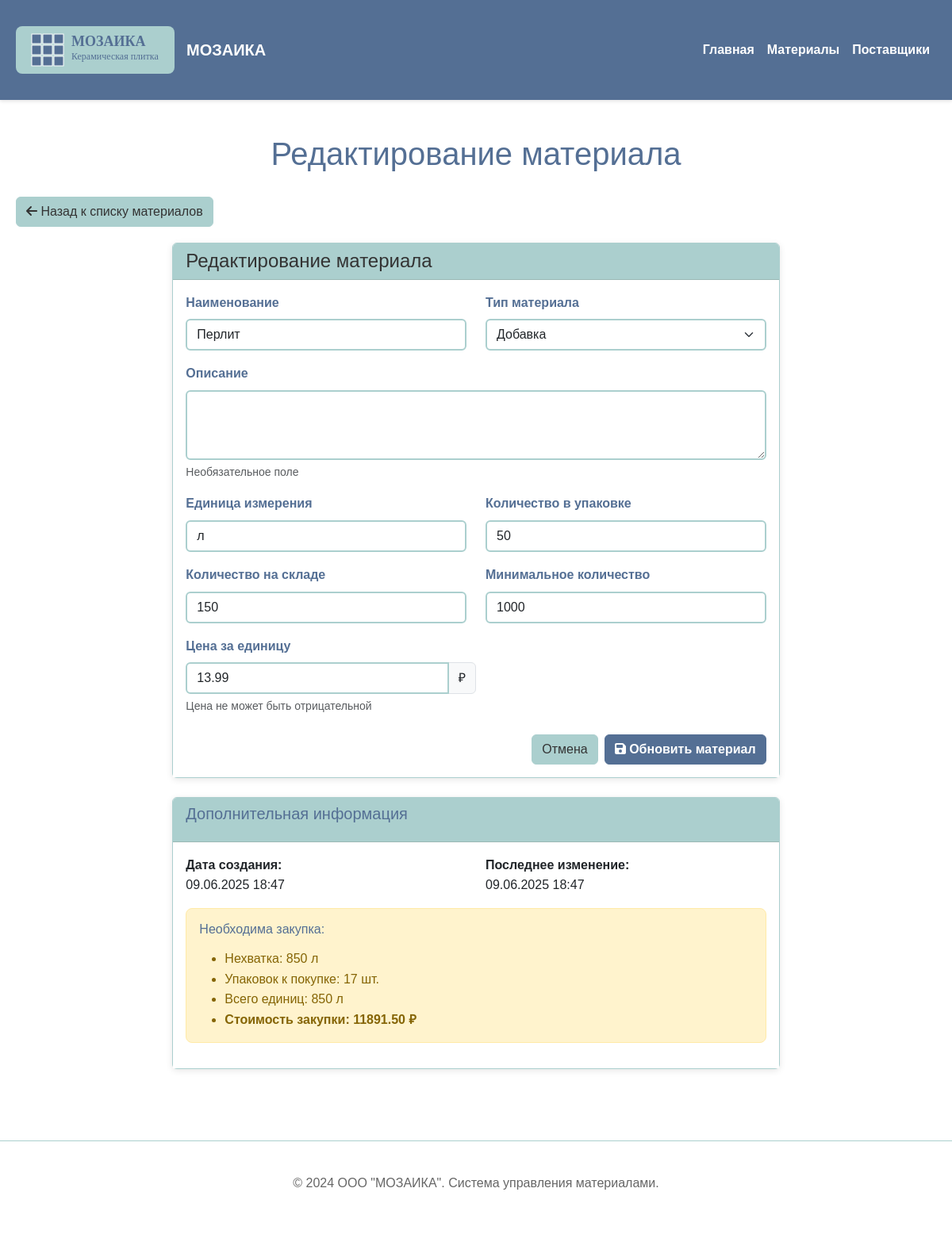
The app's page /material/edit/5 with its own data.
### models.py (models this page shows, shortened)
class Material(db.Model):
    __tablename__ = 'materials'
    id = db.Column(db.Integer, primary_key=True)
    name = db.Column(db.String(200), nullable=False)
    type_id = db.Column(db.Integer, db.ForeignKey('material_types.id'), nullable=False)
    description = db.Column(db.Text)
    unit_of_measure = db.Column(db.String(20), nullable=False)  # единица измерения
    quantity_in_package = db.Column(db.Integer, nullable=False, default=1)  # количество в упаковке
    quantity_in_stock = db.Column(db.Integer, nullable=False, default=0)  # количество на складе
    min_quantity = db.Column(db.Integer, nullable=False, default=0)  # минимальное количество
    price_per_unit = db.Column(db.Numeric(10, 2), nullable=False)  # цена за единицу
    created_at = db.Column(db.DateTime, default=datetime.utcnow)
    updated_at = db.Column(db.DateTime, default=datetime.utcnow, onupdate=datetime.utcnow)
    def calculate_min_purchase_cost(self):
        if self.quantity_in_stock >= self.min_quantity:
            return 0.0
        shortage = self.min_quantity - self.quantity_in_stock
        packages_needed = (shortage + self.quantity_in_package - 1) // self.quantity_in_package
        total_units_to_buy = packages_needed * self.quantity_in_package
        cost = float(total_units_to_buy * self.price_per_unit)
        return round(cost, 2)
    def get_shortage_info(self):
        shortage = self.min_quantity - self.quantity_in_stock
        packages_needed = (shortage + self.quantity_in_package - 1) // self.quantity_in_package
        total_units_to_buy = packages_needed * self.quantity_in_package
        cost = self.calculate_min_purchase_cost()
        return {
            'has_shortage': True,
            'shortage_amount': shortage,
            'packages_needed': packages_needed,
            'total_units_to_buy': total_units_to_buy,
            'min_purchase_cost': cost
        }

### routes.py (the view, shortened to what this page needs)
@app.route('/material/edit/<int:id>', methods=['GET', 'POST'])
def edit_material(id):
    material = Material.query.get_or_404(id)
    form = MaterialForm(obj=material)
    return render_template('material_form.html', form=form, title='Редактирование материала', material=material)

### templates/material_form.html (shortened to what this page needs)
{% extends "base.html" %}
{% block page_header %}
<h1>{{ title }}</h1>
{% endblock %}
{% block content %}
<div class="back-button">
    <a href="{{ url_for('materials') }}" class="btn btn-secondary">
        <i class="fas fa-arrow-left"></i> Назад к списку материалов
    </a>
</div>
<div class="row justify-content-center">
    <div class="col-lg-8">
        <div class="card">
            <div class="card-header">
                <h4 class="card-title mb-0">{{ title }}</h4>
            </div>
            <div class="card-body">
                <form method="POST" data-validate novalidate>
                    <div class="row">
                        <div class="col-md-6 mb-3">
                            {{ form.name.label(class="form-label") }}
                            {{ form.name(class="form-control" + (" is-invalid" if form.name.errors else "")) }}
                        </div>
                        <div class="col-md-6 mb-3">
                            {{ form.type_id.label(class="form-label") }}
                            {{ form.type_id(class="form-select" + (" is-invalid" if form.type_id.errors else "")) }}
                        </div>
                    </div>
                    <div class="mb-3">
                        {{ form.description.label(class="form-label") }}
                        {{ form.description(class="form-control", rows="3") }}
                        <div class="form-text">Необязательное поле</div>
                    </div>
                    <div class="row">
                        <div class="col-md-6 mb-3">
                            {{ form.unit_of_measure.label(class="form-label") }}
                            {{ form.unit_of_measure(class="form-control" + (" is-invalid" if form.unit_of_measure.errors else ""), placeholder="кг, л, шт, м²") }}
                        </div>
                        <div class="col-md-6 mb-3">
                            {{ form.quantity_in_package.label(class="form-label") }}
                            {{ form.quantity_in_package(class="form-control" + (" is-invalid" if form.quantity_in_package.errors else ""), min="1") }}
                        </div>
                    </div>
                    <div class="row">
                        <div class="col-md-6 mb-3">
                            {{ form.quantity_in_stock.label(class="form-label") }}
                            {{ form.quantity_in_stock(class="form-control" + (" is-invalid" if form.quantity_in_stock.errors else ""), min="0") }}
                        </div>
                        <div class="col-md-6 mb-3">
                            {{ form.min_quantity.label(class="form-label") }}
                            {{ form.min_quantity(class="form-control" + (" is-invalid" if form.min_quantity.errors else ""), min="0") }}
                        </div>
                    </div>
                    <div class="col-md-6 mb-3">
                        {{ form.price_per_unit.label(class="form-label") }}
                        <div class="input-group">
                            {{ form.price_per_unit(class="form-control" + (" is-invalid" if form.price_per_unit.errors else ""), min="0.01", step="0.01") }}
                            <span class="input-group-text">₽</span>
                        </div>
                        <div class="form-text">Цена не может быть отрицательной</div>
                    </div>
                    <div class="d-flex justify-content-end gap-2 mt-4">
                        <a href="{{ url_for('materials') }}" class="btn btn-secondary">
                            Отмена
                        </a>
                        <button type="submit" class="btn btn-primary">
                            <i class="fas fa-save"></i>
                            {% if material %}Обновить{% else %}Добавить{% endif %} материал
                        </button>
                    </div>
                </form>
            </div>
        </div>
        {% if material %}
            <div class="card mt-4">
                <div class="card-header">
                    <h5>Дополнительная информация</h5>
                </div>
                <div class="card-body">
                    <div class="row">
                        <div class="col-md-6">
                            <p><strong>Дата создания:</strong><br>
                            {{ material.created_at.strftime('%d.%m.%Y %H:%M') if material.created_at else 'Неизвестно' }}</p>
                        </div>
                        <div class="col-md-6">
                            <p><strong>Последнее изменение:</strong><br>
                            {{ material.updated_at.strftime('%d.%m.%Y %H:%M') if material.updated_at else 'Неизвестно' }}</p>
                        </div>
                    </div>
                    {% set shortage_info = material.get_shortage_info() %}
                    {% if shortage_info.has_shortage %}
                        <div class="alert alert-warning">
                            <h6>Необходима закупка:</h6>
                            <ul class="mb-0">
                                <li>Нехватка: {{ shortage_info.shortage_amount }} {{ material.unit_of_measure }}</li>
                                <li>Упаковок к покупке: {{ shortage_info.packages_needed }} шт.</li>
                                <li>Всего единиц: {{ shortage_info.total_units_to_buy }} {{ material.unit_of_measure }}</li>
                                <li><strong>Стоимость закупки: {{ "%.2f"|format(shortage_info.min_purchase_cost) }} ₽</strong></li>
                            </ul>
                        </div>
                    {% else %}
                        <div class="alert alert-success">
                            Запасы материала достаточны
                        </div>
                    {% endif %}
                </div>
            </div>
        {% endif %}
    </div>
</div>
{% endblock %}

### static/css/style.css (style rules this page uses)
body { font-family: 'Comic Sans MS', cursive, sans-serif; background-color: #FFFFFF; color: #333; margin: 0; padding: 0; line-height: 1.6; }
h1, h2, h3, h4, h5, h6 { font-family: 'Comic Sans MS', cursive, sans-serif; color: #546F94; margin-bottom: 15px; }
h1 { font-size: 2.5em; text-align: center; margin-bottom: 30px; }
.btn-primary { background-color: #546F94; border-color: #546F94; font-family: 'Comic Sans MS', cursive, sans-serif; font-weight: bold; }
.btn-secondary { background-color: #ABCFCE; border-color: #ABCFCE; color: #333; font-family: 'Comic Sans MS', cursive, sans-serif; }
.card { border: 1px solid #ABCFCE; box-shadow: 0 2px 8px rgba(0,0,0,0.1); margin-bottom: 20px; }
.card-header { background-color: #ABCFCE; color: #333; font-weight: bold; border-bottom: 1px solid #9bb8b5; }
.card-body { background-color: #FFFFFF; }
.form-control, .form-select { font-family: 'Comic Sans MS', cursive, sans-serif; border: 2px solid #ABCFCE; }
.form-label { font-weight: bold; color: #546F94; }
.alert { font-family: 'Comic Sans MS', cursive, sans-serif; border-radius: 8px; }
.alert-warning { background-color: #fff3cd; border-color: #ffeaa7; color: #856404; }
.back-button { margin-bottom: 20px; }

### records on screen
Material: name "Перлит", type_id "Добавка", unit_of_measure "л", quantity_in_package "50", quantity_in_stock "150", min_quantity "1000", price_per_unit "13.99", created_at "09.06.2025 18:47", updated_at "09.06.2025 18:47"

### other values on screen
{{ title }} "Редактирование материала"
{{ shortage_info.shortage_amount }} "850"
{{ shortage_info.packages_needed }} "17"
{{ shortage_info.total_units_to_buy }} "850"
{{ "%.2f"|format(shortage_info.min_purchase_cost) }} "11891.50"
